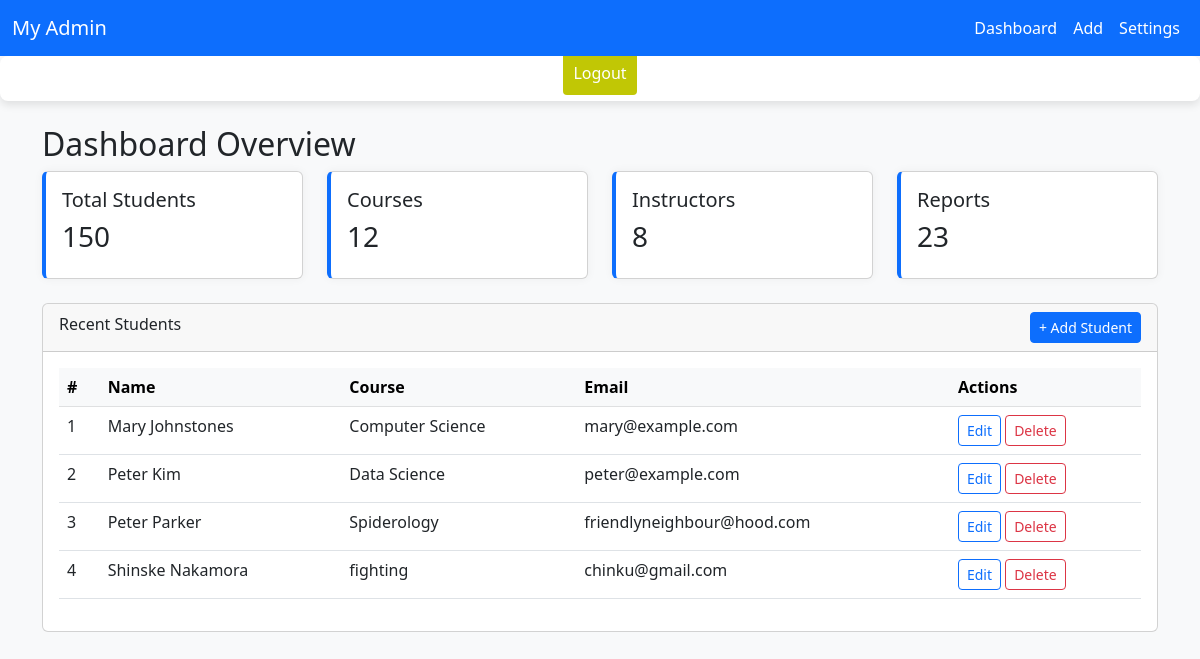
Before: /Admin_dashboard/ (signed in) with the older database file.
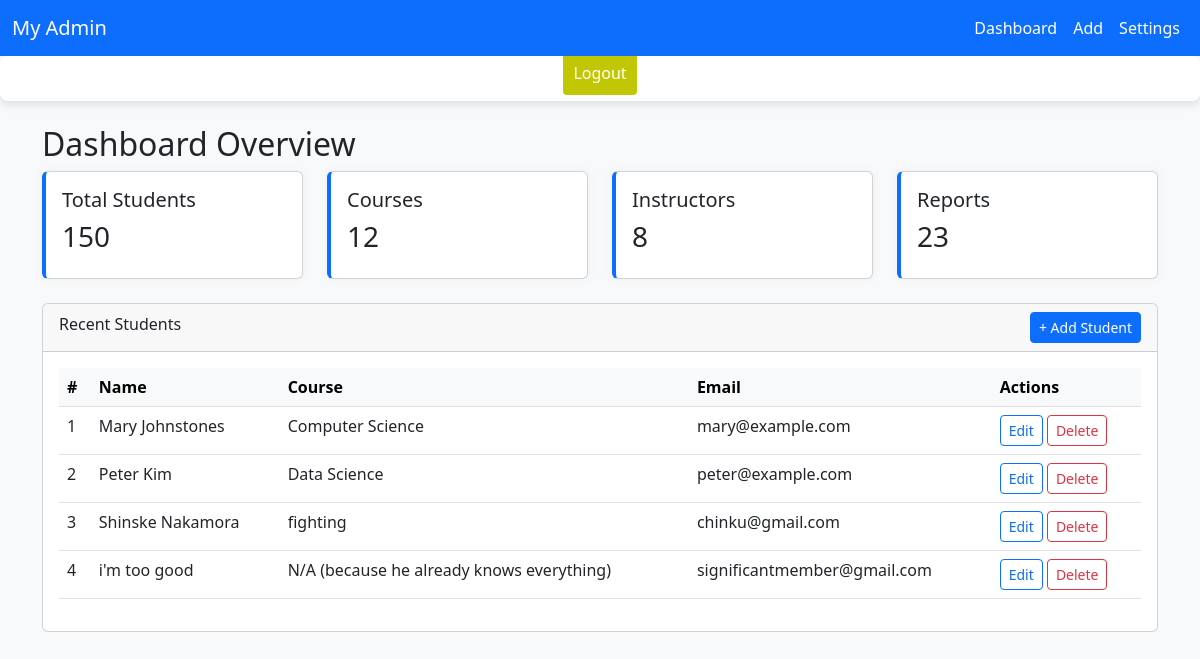
After: the same page with the newer database file.
### Admin/models.py (models this page shows, shortened)
class Info(models.Model):
    name = models.CharField(max_length=100)
    course = models.CharField(max_length=100)
    email = models.EmailField()

### Admin/views.py (the view)
# urls.py: path('Admin_dashboard/',views.admin,name='Admin'),
@login_required()
def admin(request):
    people = Info.objects.all()
    return render(request,'admin.html',{'people':people})

### Admin/templates/admin.html (shortened to what this page needs)
{% load static %}
<html lang="en">
<head>
    <link href="https://cdn.jsdelivr.net/npm/bootstrap@5.3.0/dist/css/bootstrap.min.css" rel="stylesheet">
    <link rel="stylesheet" href="{% static 'css/main.css'%}">
</head>
<body>
<nav class="navbar navbar-expand-lg">
    <div class="container-fluid">
        <a class="navbar-brand" href="#">My Admin</a>
        <div class="collapse navbar-collapse">
            <ul class="navbar-nav ms-auto">
                <li class="nav-item"><a class="nav-link" href="#">Dashboard</a></li>
                <li class="nav-item"><a class="nav-link" href="#">Add</a></li>
                <li class="nav-item"><a class="nav-link" href="#">Settings</a></li>
            </ul>
        </div>
    </div>
</nav>
<div class="form-container">
 <form action="{% url 'logout' %}" method="POST">
     <div class="form-group">
    <button type="submit">Logout</button>
    </div>
 </form>
</div>
<div class="container mt-4">
    <h2>Dashboard Overview</h2>
    <div class="row mb-4">
        <div class="col-md-3">
            <div class="card card-summary p-3">
                <h5>Total Students</h5>
                <h3>150</h3>
            </div>
        </div>
        <div class="col-md-3">
            <div class="card card-summary p-3">
                <h5>Courses</h5>
                <h3>12</h3>
            </div>
        </div>
        <div class="col-md-3">
            <div class="card card-summary p-3">
                <h5>Instructors</h5>
                <h3>8</h3>
            </div>
        </div>
        <div class="col-md-3">
            <div class="card card-summary p-3">
                <h5>Reports</h5>
                <h3>23</h3>
            </div>
        </div>
    </div>
    <div class="card">
        <div class="card-header">
            Recent Students
            <a href="{% url 'add_student' %}" class="btn btn-primary btn-sm float-end">+ Add Student</a>
        </div>
        <div class="card-body">
            <table class="table table-hover">
                <thead class="table-light">
                    <tr>
                        <th>#</th>
                        <th>Name</th>
                        <th>Course</th>
                        <th>Email</th>
                        <th>Actions</th>
                    </tr>
                </thead>
                <tbody>
                {% for person in people %}
                    <tr>
                        <td>{{forloop.counter}}</td>
                        <td>{{ person.name }}</td>
                        <td>{{ person.course }}</td>
                        <td>{{ person.email }}</td>
                        <td>
                            <a href="{% url 'edit' person.id %}" class="btn btn-sm btn-outline-primary" >Edit</a>
                            <a href="{% url 'delete' person.id %}" class="btn btn-sm btn-outline-danger" type="button" onclick="return confirm('Are you sure you want to DELETE')">Delete</a>
                        </td>
                    </tr>
                {% endfor %}
                </tbody>
            </table>
        </div>
    </div>
</div>
</body>
</html>

Changed rows visible on the page:
removed Info: name "Peter Parker", course "Spiderology", email "friendlyneighbour@hood.com"
added Info: name "i'm too good", course "N/A (because he already knows everything)", email "significantmember@gmail.com"
